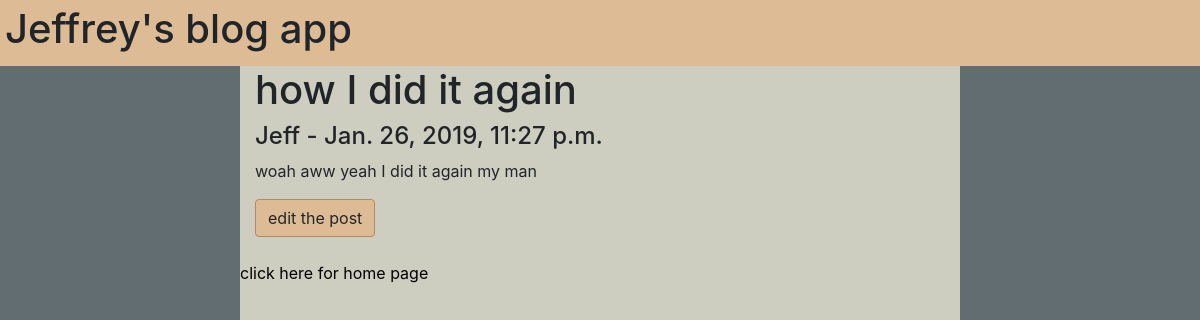
Screenshot of /blog/2/post/ with the database file from the repository.
### blogapp/models.py (models this page shows, shortened)
class Post(models.Model):
    blog_title = models.CharField(max_length=100)
    blog_author= models.ForeignKey(Author, on_delete=models.CASCADE)
    blog_post = models.CharField(max_length=1000)
    blog_date = models.DateTimeField('date blog was published')

class Author(models.Model):
    auth_name = models.CharField(max_length=30)
    auth_bio = models.CharField(max_length=128)
    def __str__(self):
        return self.auth_name

### blogapp/views.py (the view)
# urls.py: path('<int:post_id>/post/', views.postview, name='Post'),
def postview(request, post_id):
    post = get_object_or_404(Post, pk=post_id)
    return render(request, 'blog/post.html', {'post' : post})

### blogapp/templates/blog/post.html (shortened to what this page needs)
<!DOCTYPE html>
<link href="https://stackpath.bootstrapcdn.com/bootstrap/4.2.1/css/bootstrap.min.css" rel="stylesheet">
{% load static %}
<link rel="stylesheet" type="text/css" href="{% static 'blog/style.css' %}">
<body>
        <nav>
            <div id="nav">
                <h1>Jeffrey's blog app</h1>
            </div>
        </nav>
    <div id="content">
            <div class="col-10">
                <h1>{{post.blog_title}}</h1>
                <h4>{{post.blog_author}}  -  {{post.blog_date}}</h4>
                <p>{{post.blog_post}}</p>
            </div>
            <div class="col-4"><a href="/blog/{{post.pk}}/edit/" class="btn create">edit the post</a></div>
            <br>
            <a href="/blog/">click here for home page</a>
            <br>
        </div>
</body>

### blogapp/static/blog/style.css (style rules this page uses)
html, body { background-color: #626D71; height: 100%; margin: 0; }
#content { height: 100%; background-color: #CDCDC0; margin: 0 20% 10px; }
#nav { background-color: #DDBC95; margin: 0; padding: 5px; }
a { color: black; text-decoration: none; }
.create { background-color: #DDBC95; border-color: #B38867; border-style: solid; }

### rows the page displays
Post: blog_title "how I did it again", blog_author "Jeff", blog_date "Jan. 26, 2019, 11:27 p.m.", blog_post "woah aww yeah I did it again my man"
